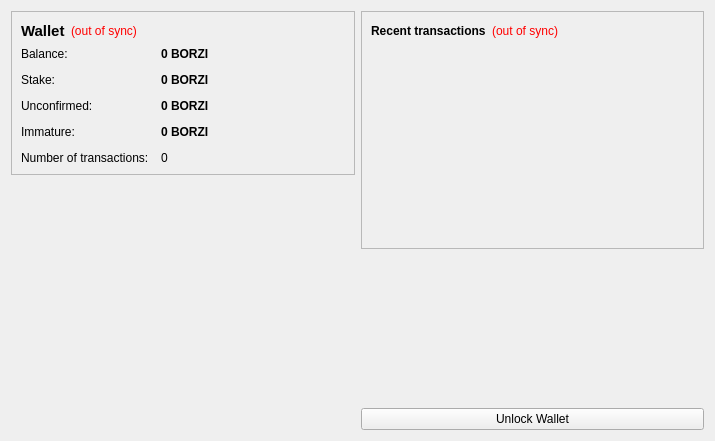
<?xml version="1.0" encoding="UTF-8"?>
<ui version="4.0">
 <class>OverviewPage</class>
 <widget class="QWidget" name="OverviewPage">
  <property name="geometry">
   <rect>
    <x>0</x>
    <y>0</y>
    <width>715</width>
    <height>441</height>
   </rect>
  </property>
  <property name="windowTitle">
   <string>Form</string>
  </property>
  <layout class="QHBoxLayout" name="horizontalLayout" stretch="1,1">
   <item>
    <layout class="QVBoxLayout" name="verticalLayout_2">
     <item>
      <widget class="QFrame" name="frame">
       <property name="frameShape">
        <enum>QFrame::StyledPanel</enum>
       </property>
       <property name="frameShadow">
        <enum>QFrame::Raised</enum>
       </property>
       <layout class="QVBoxLayout" name="verticalLayout_4">
        <item>
         <layout class="QHBoxLayout" name="horizontalLayout_4">
          <item>
           <widget class="QLabel" name="label_5">
            <property name="font">
             <font>
              <pointsize>11</pointsize>
              <weight>75</weight>
              <bold>true</bold>
             </font>
            </property>
            <property name="text">
             <string>Wallet</string>
            </property>
           </widget>
          </item>
          <item>
           <widget class="QLabel" name="labelWalletStatus">
            <property name="toolTip">
             <string>The displayed information may be out of date. Your wallet automatically synchronizes with the BorzoCoin network after a connection is established, but this process has not completed yet.</string>
            </property>
            <property name="styleSheet">
             <string notr="true">QLabel { color: red; }</string>
            </property>
            <property name="text">
             <string notr="true">(out of sync)</string>
            </property>
            <property name="alignment">
             <set>Qt::AlignLeading|Qt::AlignLeft|Qt::AlignVCenter</set>
            </property>
           </widget>
          </item>
          <item>
           <spacer name="horizontalSpacer_2">
            <property name="orientation">
             <enum>Qt::Horizontal</enum>
            </property>
            <property name="sizeHint" stdset="0">
             <size>
              <width>40</width>
              <height>20</height>
             </size>
            </property>
           </spacer>
          </item>
         </layout>
        </item>
        <item>
         <layout class="QFormLayout" name="formLayout_2">
          <property name="fieldGrowthPolicy">
           <enum>QFormLayout::AllNonFixedFieldsGrow</enum>
          </property>
          <property name="horizontalSpacing">
           <number>12</number>
          </property>
          <property name="verticalSpacing">
           <number>12</number>
          </property>
          <item row="0" column="0">
           <widget class="QLabel" name="label">
            <property name="text">
             <string>Balance:</string>
            </property>
           </widget>
          </item>
          <item row="0" column="1">
           <widget class="QLabel" name="labelBalance">
            <property name="font">
             <font>
              <weight>75</weight>
              <bold>true</bold>
             </font>
            </property>
            <property name="cursor">
             <cursorShape>IBeamCursor</cursorShape>
            </property>
            <property name="toolTip">
             <string>Your current balance</string>
            </property>
            <property name="text">
             <string notr="true">0 BORZI</string>
            </property>
            <property name="textInteractionFlags">
             <set>Qt::LinksAccessibleByMouse|Qt::TextSelectableByKeyboard|Qt::TextSelectableByMouse</set>
            </property>
           </widget>
          </item>
          <item row="1" column="0">
           <widget class="QLabel" name="label_6">
            <property name="text">
             <string>Stake:</string>
            </property>
           </widget>
          </item>
          <item row="1" column="1">
           <widget class="QLabel" name="labelStake">
            <property name="font">
             <font>
              <weight>75</weight>
              <bold>true</bold>
             </font>
            </property>
            <property name="cursor">
             <cursorShape>IBeamCursor</cursorShape>
            </property>
            <property name="toolTip">
             <string>Total of coins that was staked, and do not yet count toward the current balance</string>
            </property>
            <property name="text">
             <string notr="true">0 BORZI</string>
            </property>
            <property name="textInteractionFlags">
             <set>Qt::LinksAccessibleByMouse|Qt::TextSelectableByKeyboard|Qt::TextSelectableByMouse</set>
            </property>
           </widget>
          </item>
          <item row="2" column="0">
           <widget class="QLabel" name="label_3">
            <property name="text">
             <string>Unconfirmed:</string>
            </property>
           </widget>
          </item>
          <item row="2" column="1">
           <widget class="QLabel" name="labelUnconfirmed">
            <property name="font">
             <font>
              <weight>75</weight>
              <bold>true</bold>
             </font>
            </property>
            <property name="cursor">
             <cursorShape>IBeamCursor</cursorShape>
            </property>
            <property name="toolTip">
             <string>Total of transactions that have yet to be confirmed, and do not yet count toward the current balance</string>
            </property>
            <property name="text">
             <string notr="true">0 BORZI</string>
            </property>
            <property name="textInteractionFlags">
             <set>Qt::LinksAccessibleByMouse|Qt::TextSelectableByKeyboard|Qt::TextSelectableByMouse</set>
            </property>
           </widget>
          </item>
          <item row="3" column="0">
           <widget class="QLabel" name="labelImmatureText">
            <property name="text">
             <string>Immature:</string>
            </property>
           </widget>
          </item>
          <item row="3" column="1">
           <widget class="QLabel" name="labelImmature">
            <property name="font">
             <font>
              <weight>75</weight>
              <bold>true</bold>
             </font>
            </property>
            <property name="toolTip">
             <string>Mined balance that has not yet matured</string>
            </property>
            <property name="text">
             <string notr="true">0 BORZI</string>
            </property>
            <property name="textInteractionFlags">
             <set>Qt::LinksAccessibleByMouse|Qt::TextSelectableByKeyboard|Qt::TextSelectableByMouse</set>
            </property>
           </widget>
          </item>
          <item row="4" column="0">
           <widget class="QLabel" name="label_2">
            <property name="text">
             <string>Number of transactions:</string>
            </property>
           </widget>
          </item>
          <item row="4" column="1">
           <widget class="QLabel" name="labelNumTransactions">
            <property name="toolTip">
             <string>Total number of transactions in wallet</string>
            </property>
            <property name="text">
             <string notr="true">0</string>
            </property>
           </widget>
          </item>
         </layout>
        </item>
       </layout>
      </widget>
     </item>
     <item>
      <spacer name="verticalSpacer">
       <property name="orientation">
        <enum>Qt::Vertical</enum>
       </property>
       <property name="sizeHint" stdset="0">
        <size>
         <width>20</width>
         <height>40</height>
        </size>
       </property>
      </spacer>
     </item>
     <item>
      <widget class="QLabel" name="label_6">
       <property name="text">
        <string/>
       </property>
       <property name="pixmap">
        <pixmap resource="../bitcoin.qrc">:/images/backg</pixmap>
       </property>
       <property name="scaledContents">
        <bool>false</bool>
       </property>
       <property name="alignment">
        <set>Qt::AlignCenter</set>
       </property>
       <property name="margin">
        <number>-2</number>
       </property>
      </widget>
     </item>
    </layout>
   </item>
   <item>
    <layout class="QVBoxLayout" name="verticalLayout_3">
     <item>
      <widget class="QFrame" name="frame_2">
       <property name="frameShape">
        <enum>QFrame::StyledPanel</enum>
       </property>
       <property name="frameShadow">
        <enum>QFrame::Raised</enum>
       </property>
       <layout class="QVBoxLayout" name="verticalLayout">
        <item>
         <layout class="QHBoxLayout" name="horizontalLayout_2">
          <item>
           <widget class="QLabel" name="label_4">
            <property name="text">
             <string>&lt;b&gt;Recent transactions&lt;/b&gt;</string>
            </property>
           </widget>
          </item>
          <item>
           <widget class="QLabel" name="labelTransactionsStatus">
            <property name="toolTip">
             <string>The displayed information may be out of date. Your wallet automatically synchronizes with the BorzoCoin network after a connection is established, but this process has not completed yet.</string>
            </property>
            <property name="styleSheet">
             <string notr="true">QLabel { color: red; }</string>
            </property>
            <property name="text">
             <string notr="true">(out of sync)</string>
            </property>
            <property name="alignment">
             <set>Qt::AlignRight|Qt::AlignTrailing|Qt::AlignVCenter</set>
            </property>
           </widget>
          </item>
          <item>
           <spacer name="horizontalSpacer">
            <property name="orientation">
             <enum>Qt::Horizontal</enum>
            </property>
            <property name="sizeHint" stdset="0">
             <size>
              <width>40</width>
              <height>20</height>
             </size>
            </property>
           </spacer>
          </item>
         </layout>
        </item>
        <item>
         <widget class="QListView" name="listTransactions">
          <property name="styleSheet">
           <string notr="true">QListView { background: transparent; }</string>
          </property>
          <property name="frameShape">
           <enum>QFrame::NoFrame</enum>
          </property>
          <property name="verticalScrollBarPolicy">
           <enum>Qt::ScrollBarAlwaysOff</enum>
          </property>
          <property name="horizontalScrollBarPolicy">
           <enum>Qt::ScrollBarAlwaysOff</enum>
          </property>
          <property name="selectionMode">
           <enum>QAbstractItemView::NoSelection</enum>
          </property>
         </widget>
        </item>
       </layout>
      </widget>
     </item>
     <item>
      <spacer name="verticalSpacer_2">
       <property name="orientation">
        <enum>Qt::Vertical</enum>
       </property>
       <property name="sizeHint" stdset="0">
        <size>
         <width>20</width>
         <height>40</height>
        </size>
       </property>
      </spacer>
     </item>
     <item>
      <widget class="QPushButton" name="unlockWalletButton">
       <property name="text">
        <string>Unlock Wallet</string>
       </property>
      </widget>
     </item>
    </layout>
   </item>
  </layout>
 </widget>
 <resources>
  <include location="../bitcoin.qrc"/>
 </resources>
 <connections/>
</ui>
